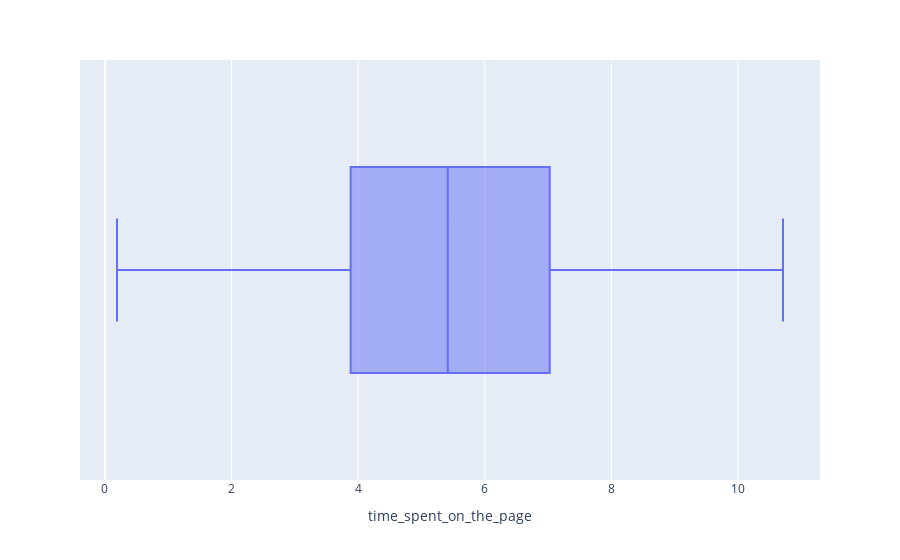

The notebook cell this image was saved under:
### Markdown cell above
### Observations

- Most of the people spend close to 4-6 seconds on the landing page
- Least number of people spend more than 10 seconds on the landing page

### Code cell
#boxplot for time_spent_on_the_page
px.box(data,x='time_spent_on_the_page')

### Figure 1 — Plotly figure (JSON) as saved in the notebook; plotly's stock layout.template omitted (floating-point values rounded to 4 significant figures)
{"data": [{"alignmentgroup": "True", "hovertemplate": "time_spent_on_the_page=%{x}<extra></extra>", "legendgroup": "", "marker": {"color": "#636efa"}, "name": "", "notched": false, "offsetgroup": "", "orientation": "h", "showlegend": false, "type": "box", "x": [3.48, 7.13, 4.4, 3.02, 4.75, 5.28, 5.25, 6.53, 10.71, 2.08, 6.21, 2.58, 5.86, 6.03, 8.72, 6.27, 8.73, 0.4, 10.3, 3.88, 2.66, 7.03, 3.65, 7.02, 6.18, 4.39, 9.49, 4.05, 7.81, 4.28, 5.41, 3.52, 5.39, 4.52, 4.46, 8.5, 3.13, 6.04, 1.65, 0.19, 8.46, 1.92, 7.16, 7.16, 3.91, 8.02, 5.37, 7.23, 8.08, 10.5, 0.22, 5.65, 6.47, 4.71, 6.41, 0.93, 1.81, 8.3, 7.4, 9.15, 6.01, 6.79, 4.18, 5.47, 5.96, 7.27, 6.6, 4.75, 6.7, 2.23, 0.4, 5.42, 5.08, 7.46, 4.87, 6.57, 1.44, 3.88, 9.12, 3.21, 4.68, 5.26, 5.74, 2.9, 4.3, 0.91, 6.71, 3.68, 3.3, 6.04, 5.4, 8.47, 8.35, 4.94, 3.05, 5.15, 6.52, 7.07, 6.2, 5.86], "x0": " ", "xaxis": "x", "y0": " ", "yaxis": "y"}], "layout": {"boxmode": "group", "legend": {"tracegroupgap": 0}, "margin": {"t": 60}, "xaxis": {"anchor": "y", "domain": [0, 1], "title": {"text": "time_spent_on_the_page"}}, "yaxis": {"anchor": "x", "domain": [0, 1]}}}
